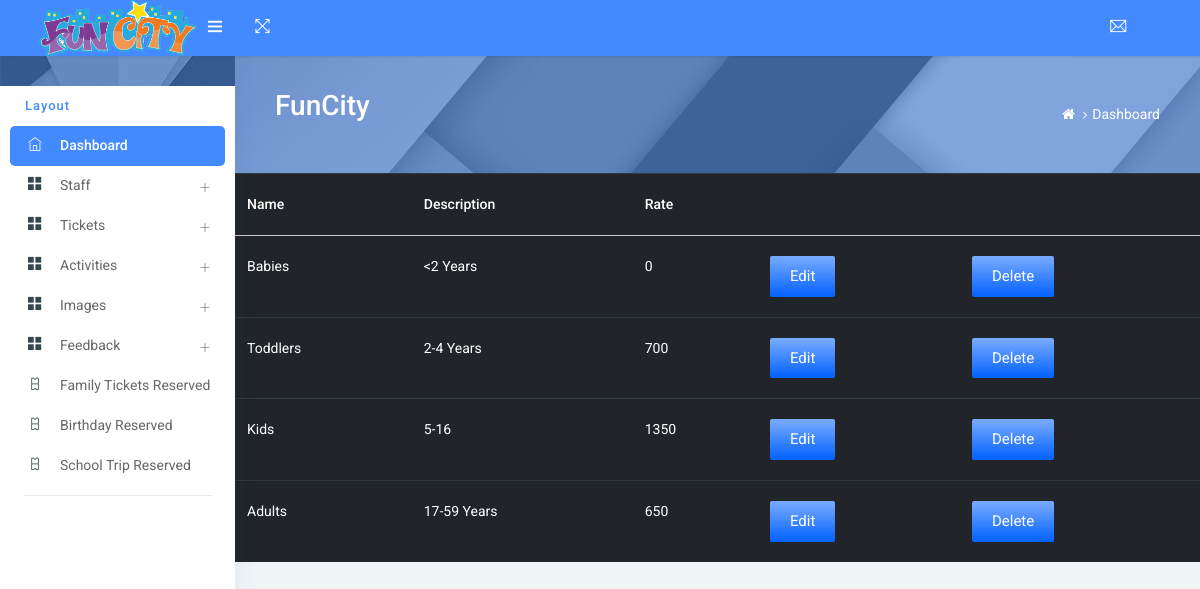
/Backend/displaytickets/, run on the app's committed database.
### Backend/models.py (models this page shows)
class Ticketdb(models.Model):
    Name = models.CharField(max_length=50, null=True, blank=True)
    Description = models.CharField(max_length=50, null=True, blank=True)
    Rate = models.IntegerField(null=True,blank=True)

### Backend/views.py (the view)
# urls.py: path('displaytickets/', views.displaytickets, name="displaytickets"),
def displaytickets(request):
        ndata = Feedbackdb.objects.all()
        data = Ticketdb.objects.all()
        return render(request, 'Displaytickets.html', {'data': data,'ndata':ndata})

### Backend/templates/Displaytickets.html (shortened to what this page needs)
<!DOCTYPE html>
{% extends 'index.html' %}
{% block content %}
<html lang="en">
<head>
</head>
<body>
<div class="card-block table-border-style">
                                                <div class="table-responsive">
                                                    <table class="table table-inverse">
                                                        <thead>
                                                            <tr>
                                                                <th>Name</th>
                                                                <th>Description</th>
                                                                <th>Rate</th>
                                                                <th></th>
                                                                <th></th>
                                                            </tr>
                                                        </thead>
                                                        <tbody>
                                                        {% for d in data %}
                                                            <tr>
                                                                <td>{{d.Name}}</td>
                                                                <td>{{d.Description}}</td>
                                                                <td>
                                                                  {{d.Rate}}
                                                                </td>
                                                                <td>
                                                                    <form action="{% url 'editticket' dataid=d.id %}">
                                                                    <button type="submit" class="btn waves-effect waves-light hor-grd btn-grd-primary ">Edit</button>
                                                                    </form>
                                                                </td>
                                                                <td>
                                                                    <form action="{% url 'deleteticket' dataid=d.id%}">
                                                                    <button type="submit" class="btn waves-effect waves-light hor-grd btn-grd-primary ">Delete</button>
                                                                    </form>
                                                                </td>
                                                            </tr>
                                                        {% endfor %}
                                                        </tbody>
                                                    </table>
                                                </div>
                                            </div>
</body>
</html>
{% endblock %}

### data on the page
Ticketdb: Name "Babies", Description "<2 Years", Rate "0"
Ticketdb: Name "Toddlers", Description "2-4 Years", Rate "700"
Ticketdb: Name "Kids", Description "5-16", Rate "1350"
Ticketdb: Name "Adults", Description "17-59 Years", Rate "650"
